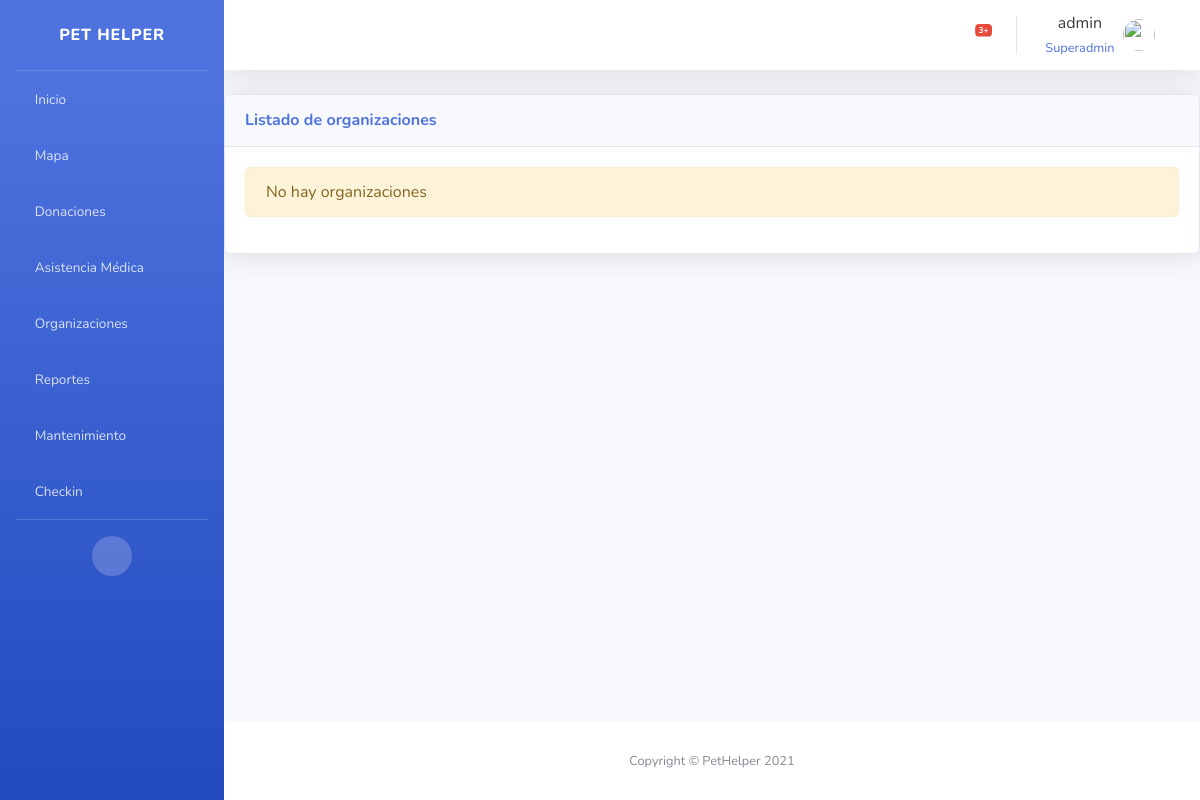
The page /organizaciones/ (signed in) on the database as committed earlier.
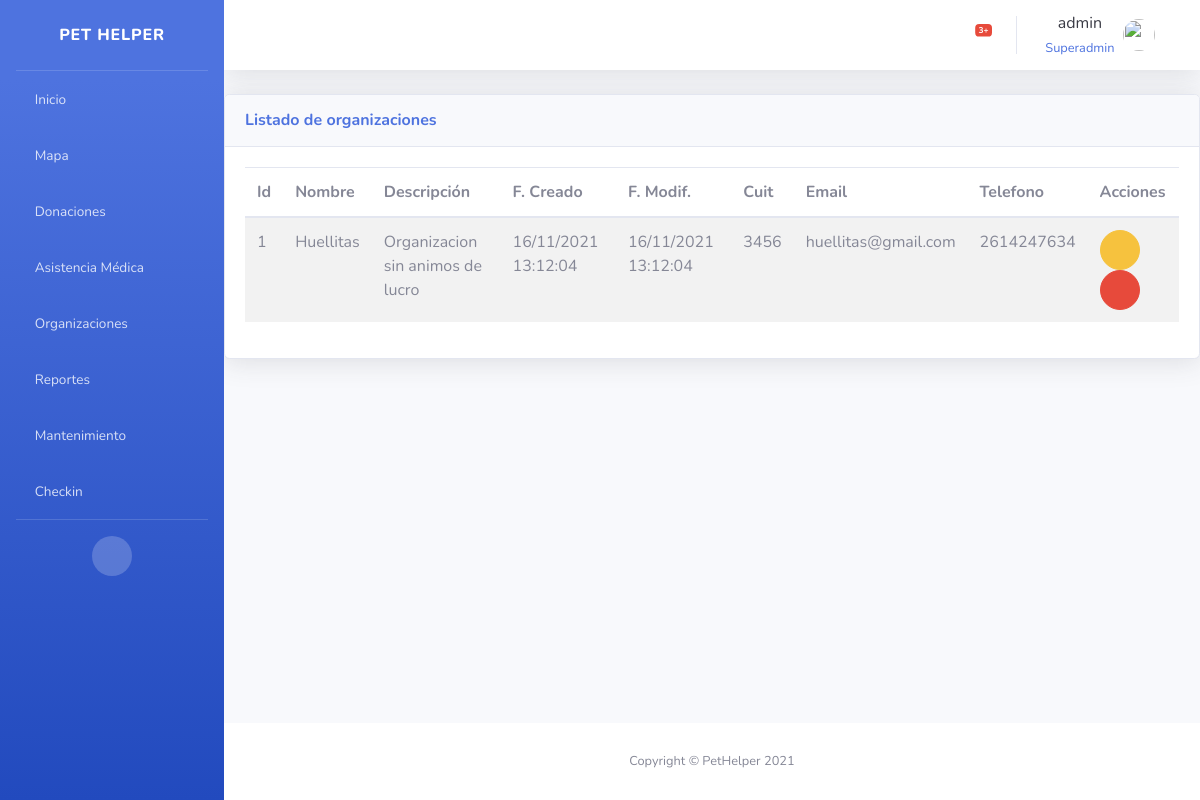
The same page on the database as committed later.
### organizaciones/models.py (models this page shows)
class Organizacion(ClaseModelo):
    descripcion = models.CharField(max_length=100, null=False)
    logo = models.ImageField(upload_to="organizacion",blank=True, null=True)
    nombre = models.CharField(max_length=100, null=False, default="")
    email = models.EmailField('Email', unique=True, null=False)
    cuit = models.CharField(max_length=11, null=False, default="", unique=True)
    telefono = models.CharField(max_length=11, null=False, default="", unique=True, validators=[phone_regex], help_text="Ejemplo: 2614247398")
    direccion = models.CharField(max_length=50, null=True, help_text="Ejemplo: Maipu 123, Godoy Cruz, Mendoza")
    dia_desde = models.PositiveSmallIntegerField(choices=DIAS, default="1")
    dia_hasta = models.PositiveSmallIntegerField(choices=DIAS, default="5")
    hora_desde = models.PositiveSmallIntegerField(choices=HORAS_DE_DIA_24, default="9")
    hora_hasta = models.PositiveSmallIntegerField(choices=HORAS_DE_DIA_24, default="18")
    class Meta:
        verbose_name_plural = 'organizaciones'

### organizaciones/views.py (the view)
# urls.py: path('organizaciones/', login_required(OrganizacionView.as_view()), name='organizaciones_list'),
class OrganizacionView(SinPrivilegios, generic.ListView):
    permission_required = "organizaciones.view_organizacion"
    model = Organizacion
    template_name = "organizaciones/org_list.html"
    context_object_name = "obj"
    login_url = 'bases/login.html'

### organizaciones/templates/organizaciones/org_list.html (shortened to what this page needs)
{% extends 'base/base.html' %} {% block page_content %}
<div class="card shadow mb-4">
    <div class="card-header py-3 d-flex flex-row align-items-center justify-content-between">
        <h6 class="m-0 font-weight-bold text-primary">Listado de organizaciones</h6>
        <div class="dropdown no-arrow">
            <a class="dropdown-toggle" href="#" role="button" id="dropdownMenuLink" data-toggle="dropdown" aria-haspopup="true" aria-expanded="false">
                <i class="fas fa-ellipsis-v fa-sm fa-fw text-gray-400"></i>
            </a>
        </div>
    </div>
    <div class="card-body">
        {% if not obj %}
        <div class="alert alert-warning" role="alert">No hay organizaciones</div>
        {% else %}
        <table class="table table-striped table-hover" id="organizaciones">
            <thead>
                <th>Id</th>
                <th>Nombre</th>
                <th>Descripción</th>
                <th>F. Creado</th>
                <th>F. Modif.</th>
                <th>Cuit</th>
                <th>Email</th>
                <th>Telefono</th>
                <th class="all">Acciones</th>
            </thead>
            <tbody>
                {% for item in obj %}
                <tr>
                    <td>{{ item.id }}</td>
                    <td>{{ item.nombre }}</td>
                    <td>{{ item.descripcion }}</td>
                    <td>{{ item.fc|date:"d/m/Y H:i:s" }}</td>
                    <td>{{ item.fm|date:"d/m/Y H:i:s" }}</td>
                    <td>{{ item.cuit }}</td>
                    <td>{{ item.email }}</td>
                    <td>{{ item.telefono }}</td>
                    <td>
                        <button onclick="abrir_modal_edicion('{% url 'organizaciones:organizaciones_edit' item.id %}')" class="btn btn-warning btn-circle" role="button" data-toggle="modal" data-target="#edicion"><i class="far fa-edit"></i></button>
                        <button onclick="abrir_modal_eliminar('{% url 'organizaciones:organizaciones_del' item.id %}')" class="btn btn-danger btn-circle" role="button" data-toggle="modal" data-target="#eliminar"><i class="far fa-trash-alt"></i></button>
                    </td>
                </tr>
                {% endfor %}
            </tbody>
        </table>
        {% endif %}
    </div>
</div>
{% endblock %}

Rows that differ between the two databases and show on the page:
added Organizacion: id "1", nombre "Huellitas", descripcion "Organizacion sin animos de lucro", fc "16/11/2021 13:12:04", fm "16/11/2021 13:12:04", cuit "3456", email "huellitas@gmail.com", telefono "2614247634"
Other text that changed with them:
text no longer shown: "No hay organizaciones"
text now shown: "Id Nombre Descripción F. Creado F. Modif. Cuit Email Telefono Acciones"
